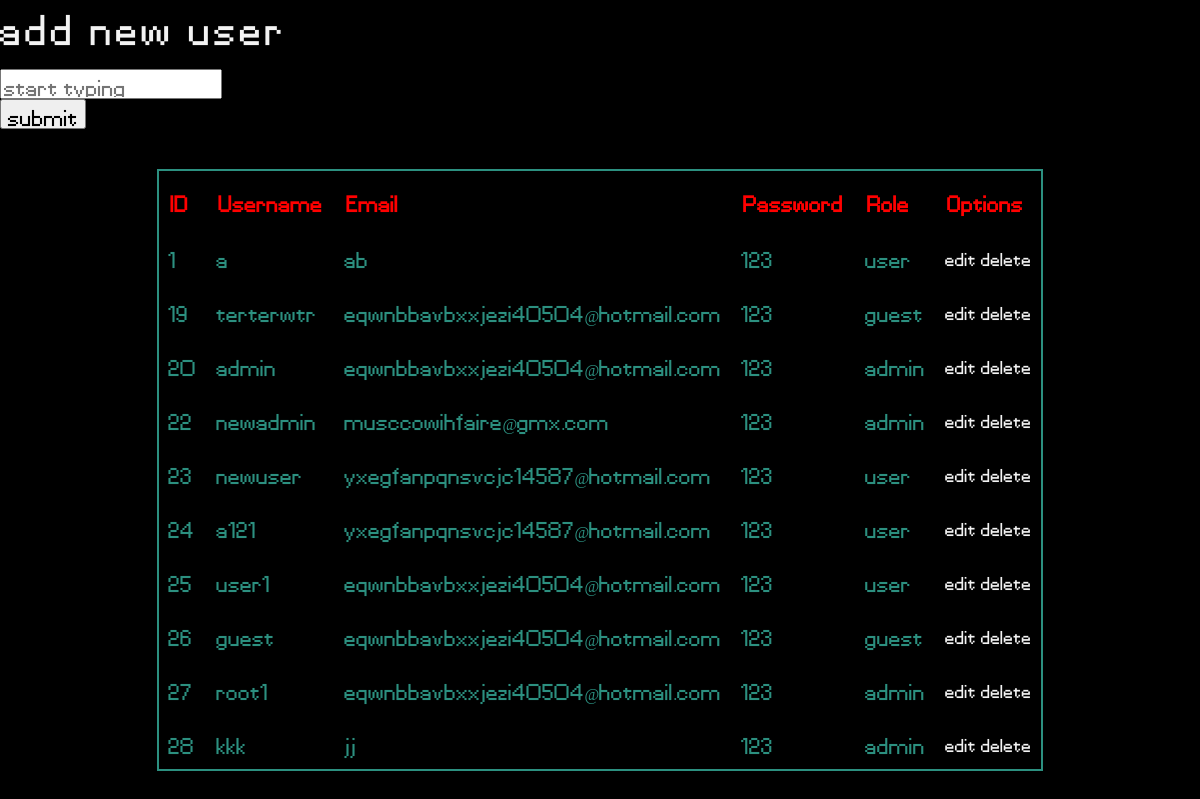
/crud/user/manage.php, run on the app's committed database.
### tables this page shows
CREATE TABLE `user` (
  `user_id` int(255) NOT NULL,
  `user_name` varchar(99) NOT NULL,
  `email` varchar(99) NOT NULL,
  `password` varchar(99) NOT NULL,
  `usergroup_id` int(255) NOT NULL
);

CREATE TABLE `usergroup` (
  `usergroup_id` int(11) NOT NULL,
  `title` varchar(11) NOT NULL,
  `view` binary(1) NOT NULL,
  `post` binary(1) NOT NULL,
  `manage` binary(1) NOT NULL
);

### crud/user/manage.php (the view, shortened to what this page needs)
<link href="https://cdn.jsdelivr.net/npm/bootstrap@5.3.2/dist/css/bootstrap.min.css" rel="stylesheet">
<link href="playground.css" rel="stylesheet" >
<body>
<a href="them.php" style='font-size: 30px;'> add new user</a><br>
<br>
<form action="search-user.php" method="get">
<div class="search-box">
        <input type="text"  name="search"  placeholder='start typing'>
    </div>
<input type='submit' value='submit' />
</form>
<table style="border: 2px solid ; ">
    <tr >
        <th>ID </th>
        <th>Username</th>
        <th>Email</th>
        <th>Password</th>
        <th>Role</th>
        <th>Options</th>
    </tr>
    </html>
<?php
    require "connect.php";
    $sql ="SELECT * FROM user";
    $result = mysqli_query($conn, $sql);
    while($row = mysqli_fetch_assoc($result)) {
        $ugid = $row['usergroup_id'] ;
        $role =mysqli_query($conn , "SELECT * FROM usergroup WHERE usergroup_id = '$ugid'");
        $rtitle= mysqli_fetch_assoc($role);
        echo "
        <tr>
        <td>$row[user_id]</td>
        <td>$row[user_name]</td>
        <td>$row[email]</td>
        <td>$row[password]</td>
        <td>$rtitle[title]</td>
        <td>
        <a href='sua.php?user_id=$row[user_id]'> edit </a>
        <a href='xoa.php?user_id=$row[user_id]' onclick='return confirm('Are you sure you want to delete this item?');'> delete </a>
        </td>
        </tr>
        ";
    }
    ?>
</table>
</body>

### crud/user/playground.css (style rules this page uses)
* { font-family: fvf !important; cursor: url("images/cursor.png"), auto !important; }
body { margin-top: 0; color: #2c9080 !important; }
a { text-decoration: none; font-size:13px; color:rgb(243, 243, 243); }

### crud/user/manage.php (style rules this page uses)
body { background-color: black !important; margin: auto; }
th { padding:12px; color: red; }
td { padding:10px; }
form { float:left; }
table { margin-top: 100px; }
* { margin: auto; }

### data on the page
user: user_id "1", user_name "a", email "ab", password "123", usergroup.title "user"
user: user_id "19", user_name "terterwtr", email "eqwnbbavbxxjezi40504@hotmail.com", password "123", usergroup.title "guest"
user: user_id "20", user_name "admin", email "eqwnbbavbxxjezi40504@hotmail.com", password "123", usergroup.title "admin"
user: user_id "22", user_name "newadmin", email "musccowihfaire@gmx.com", password "123", usergroup.title "admin"
user: user_id "23", user_name "newuser", email "yxegfanpqnsvcjc14587@hotmail.com", password "123", usergroup.title "user"
user: user_id "24", user_name "a121", email "yxegfanpqnsvcjc14587@hotmail.com", password "123", usergroup.title "user"
user: user_id "25", user_name "user1", email "eqwnbbavbxxjezi40504@hotmail.com", password "123", usergroup.title "user"
user: user_id "26", user_name "guest", email "eqwnbbavbxxjezi40504@hotmail.com", password "123", usergroup.title "guest"
user: user_id "27", user_name "root1", email "eqwnbbavbxxjezi40504@hotmail.com", password "123", usergroup.title "admin"
user: user_id "28", user_name "kkk", email "jj", password "123", usergroup.title "admin"
